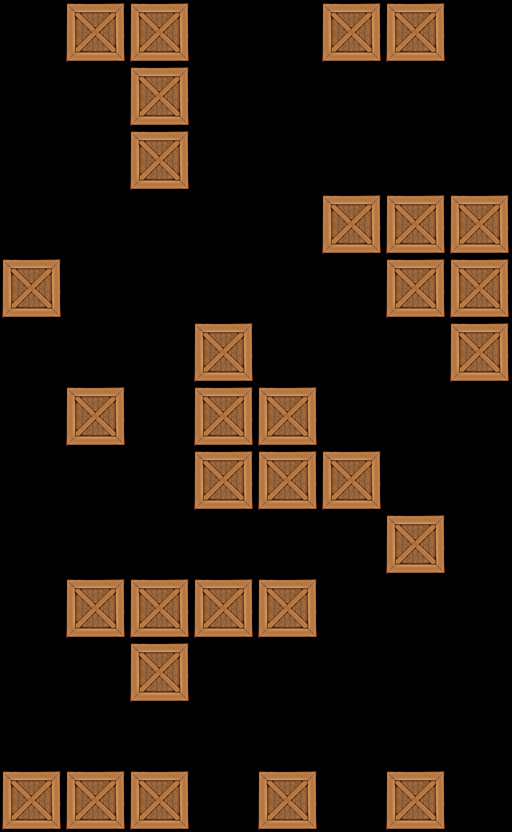

This game map was drawn from its Tiled (.tmx) file and the tilesets committed beside it. A one-line description and the trimmed map source follow:
An orthogonal 8x13 tile map with 64x64 px tiles, 1 tile layer (Tile Layer 1).

<map version="1.0" orientation="orthogonal" width="8" height="13" tilewidth="64" tileheight="64">
 <tileset firstgid="1" name="crate" tilewidth="64" tileheight="64">
  <image source="../../crate4.png" width="64" height="64" />
 </tileset>
 <layer name="Tile Layer 1" width="8" height="13">
  <data>[104 cells, 31 non-empty, 1 distinct tile ids]</data>
 </layer>
</map>
